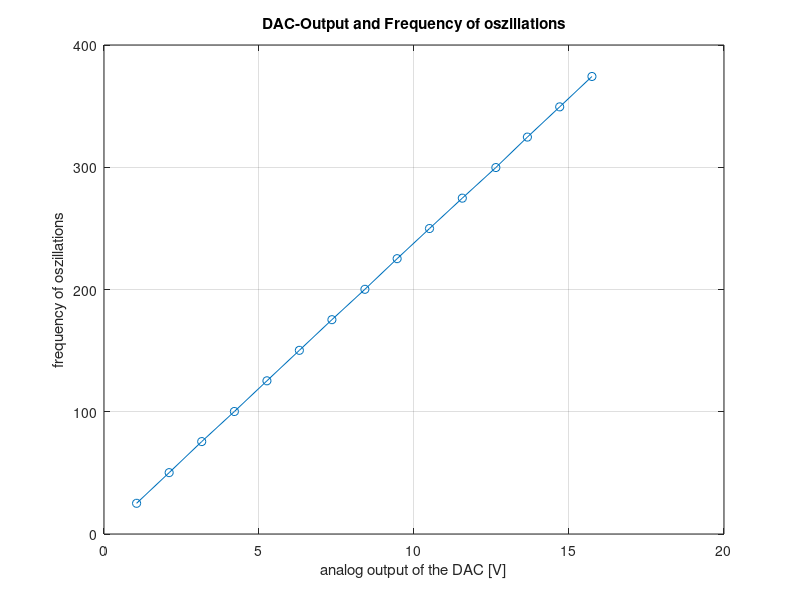
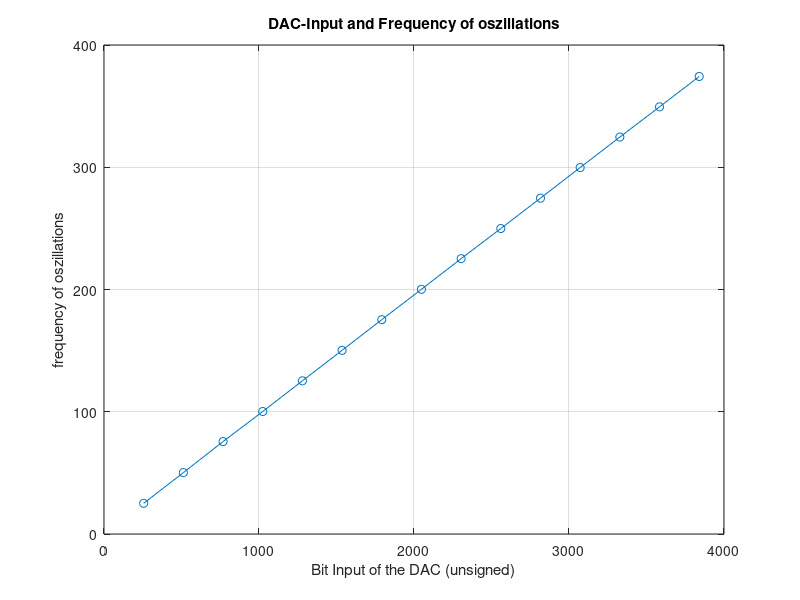

Reproduce these figures in MATLAB, in order.
close all

Bit = [256 512 768 1024 1280 1536 1792 2048 2304 2560 2816 3072 3328 3584 3840];
V = [1.051 2.102 3.152 4.206 5.256 6.302 7.352 8.416 9.456 10.500 11.558 12.640 13.658 14.700 15.740];
f = [25.113 50.200 75.597 100.200 125.313 150.240 175.316 200.160 225.225 249.875 274.726 299.760 324.675 349.406 374.252];

figure;
plot(V,f,'-o');
grid;
title('DAC-Output and Frequency of oszillations');
xlabel('analog output of the DAC [V]');
ylabel('frequency of oszillations');

figure;
plot(Bit,f,'-o');
grid;
title('DAC-Input and Frequency of oszillations');
xlabel('Bit Input of the DAC (unsigned)');
ylabel('frequency of oszillations');